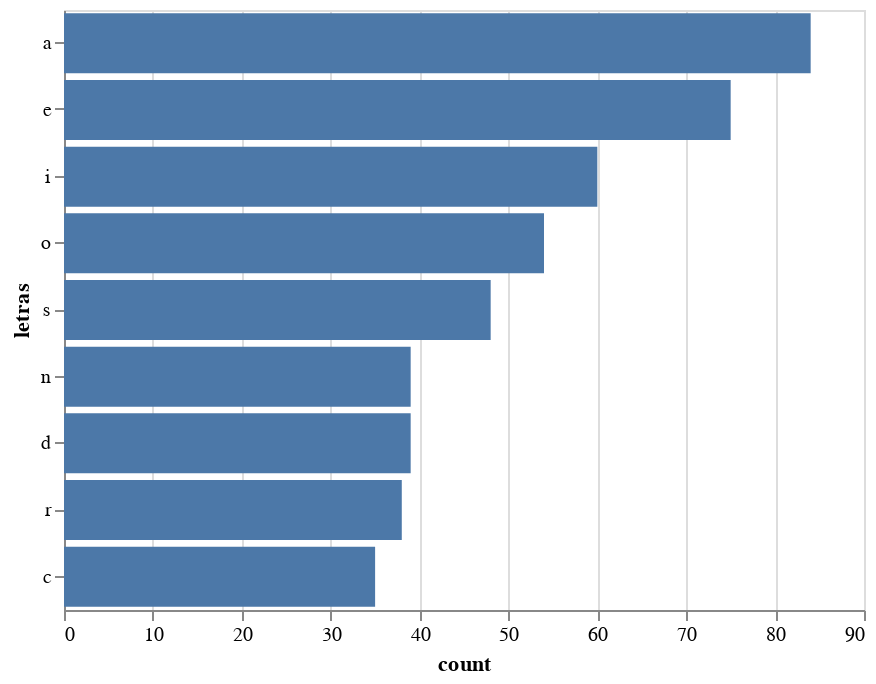

The notebook cell saved with this chart:
### Code cell
import numpy as np

data = pd.DataFrame(
    {'letras': np.array([c for c in text if c.isalpha()])}
)

alt.Chart(data).transform_aggregate(
    count='count()',
    groupby=['letras']
).transform_window(
    rank='rank(count)',
    sort=[alt.SortField('count', order='descending')]
).transform_filter(
    alt.datum.rank < 10
).mark_bar().encode(
    y=alt.Y('letras:N',
        sort=alt.EncodingSortField(field='count', op='sum', order='descending')
    ),
    x='count:Q',
)

### Figure 1 — Vega-Lite specification as saved in the notebook (floating-point values rounded to 4 significant figures; data arrays with more than 128 entries replaced by an {"elided": "..."} marker saying what was removed)
{"$schema": "https://vega.github.io/schema/vega-lite/v2.6.0.json", "config": {"view": {"height": 300, "width": 400}}, "data": {"name": "data-d3164e3eba899cd2f5208433da9d4e64"}, "datasets": {"data-d3164e3eba899cd2f5208433da9d4e64": {"elided": "667 records"}}, "encoding": {"x": {"field": "count", "type": "quantitative"}, "y": {"field": "letras", "sort": {"field": "count", "op": "sum", "order": "descending"}, "type": "nominal"}}, "mark": "bar", "transform": [{"aggregate": [{"as": "count", "op": "count"}], "groupby": ["letras"]}, {"sort": [{"field": "count", "order": "descending"}], "window": [{"as": "rank", "field": "count", "op": "rank"}]}, {"filter": "(datum.rank < 10)"}]}
